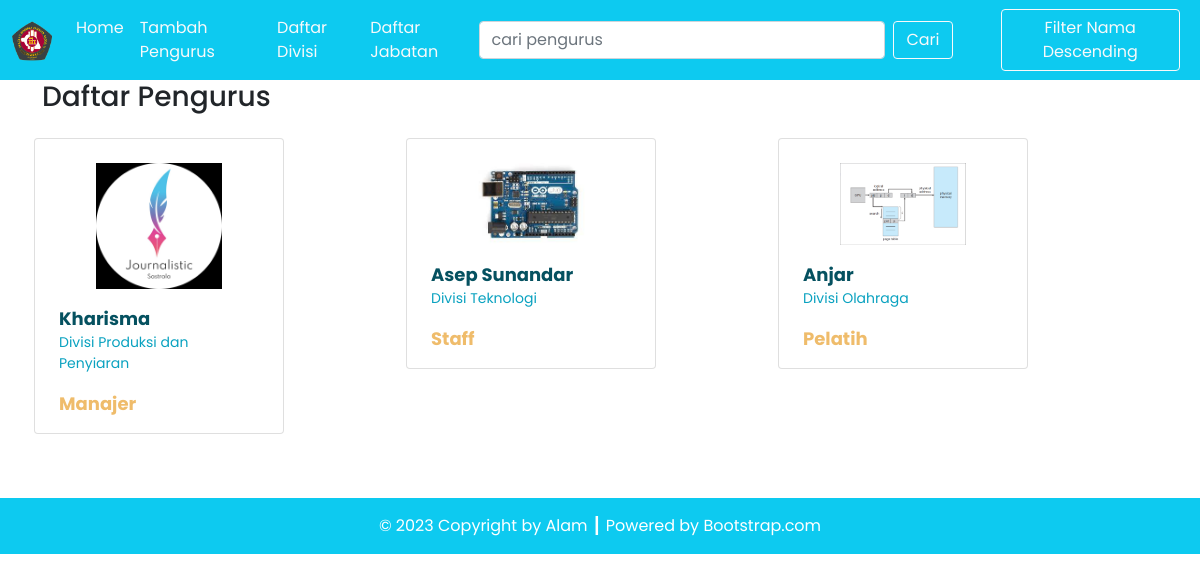
The page / on the database its author committed.
### tables this page shows
CREATE TABLE `pengurus` (
  `pengurus_id` int(11) NOT NULL,
  `pengurus_foto` varchar(255) DEFAULT NULL,
  `pengurus_nama` varchar(100) DEFAULT NULL,
  `pengurus_semester` int(2) DEFAULT NULL,
  `divisi_id` int(11) DEFAULT NULL,
  `jabatan_id` int(11) DEFAULT NULL
);

CREATE TABLE `divisi` (
  `divisi_id` int(11) NOT NULL,
  `divisi_nama` varchar(100) DEFAULT NULL
);

CREATE TABLE `jabatan` (
  `jabatan_id` int(11) NOT NULL,
  `jabatan_nama` varchar(50) DEFAULT NULL
);

### src/config/db.php (called while the page is built)
<?php
$DB_HOST = "localhost";
$DB_USERNAME = "root";
$DB_PASSWORD = "";
$DB_NAME = "db_esport";

### src/classes/DB.php (called while the page is built, shortened)
<?php
class DB
{
    private $hostname;
    private $username;
    private $password;
    private $dbname;
    private $conn;
    private $result;
    function __construct($hostname, $username, $password, $dbname)
    {
        $this->hostname = $hostname;
        $this->username = $username;
        $this->password = $password;
        $this->dbname = $dbname;
    }
    function open()
    {
        $this->conn = mysqli_connect($this->hostname, $this->username, $this->password, $this->dbname);
    }
    function execute($query)
    {
        $this->result = mysqli_query($this->conn, $query);
    }
    function getResult()
    {
        return mysqli_fetch_array($this->result);
    }
}

### src/classes/Pengurus.php (called while the page is built, shortened)
<?php
include('config/db.php');
class Pengurus extends DB
{
    function getPengurusJoin()
    {
        $query = "SELECT * FROM pengurus JOIN divisi ON pengurus.divisi_id=divisi.divisi_id JOIN jabatan ON pengurus.jabatan_id=jabatan.jabatan_id ORDER BY pengurus.pengurus_id";
        return $this->execute($query);
    }
}

### src/index.php (the view, shortened to what this page needs)
<?php
include('config/db.php');
include('classes/DB.php');
include('classes/Pengurus.php');
include('classes/Template.php');
$listPengurus = new Pengurus($DB_HOST, $DB_USERNAME, $DB_PASSWORD, $DB_NAME);
$listPengurus->open();
$listPengurus->getPengurusJoin();
if (isset($_POST['btn-cari'])) {
    $listPengurus->searchPengurus($_POST['cari']);
}
else if(isset($_POST['btn-filter']))
{
    $listPengurus->filterPengurus();
} else {
    $listPengurus->getPengurusJoin();
}
$data = null;
while ($row = $listPengurus->getResult()) {
    $data .= '<div class="col gx-2 gy-3 justify-content-center">' .
        '<div class="card pt-4 px-2 pengurus-thumbnail">
        <a href="detail.php?id=' . $row['pengurus_id'] . '">
            <div class="row justify-content-center">
                <img src="assets/images/' . $row['pengurus_foto'] . '" class="card-img-top" alt="' . $row['pengurus_foto'] . '">
            </div>
            <div class="card-body">
                <p class="card-text pengurus-nama my-0">' . $row['pengurus_nama'] . '</p>
                <p class="card-text divisi-nama">' . $row['divisi_nama'] . '</p>
                <p class="card-text jabatan-nama my-0">' . $row['jabatan_nama'] . '</p>
            </div>
        </a>
    </div>
    </div>';
}

### src/classes/Template.php (shortened to what this page needs)
<?php
class Template
{
    var $content = '';
    function __construct($filename = '')
    {
        $this->content = implode('', @file($filename));
    }
    function clear()
    {
        $this->content = preg_replace("/DATA_[A-Z|_|0-9]+/", "", $this->content);
    }
    function write()
    {
        print $this->content;
    }
    function replace($old = '', $new = '')
    {
        if (is_int($new)) {
            $value = sprintf("%d", $new);
        } elseif (is_float($new)) {
            $value = sprintf("%f", $new);
        } elseif (is_array($new)) {
            $value = '';
            foreach ($new as $item) {
                $value .= $item . ' ';
            }
        } else {
            $value = $new;
        }
        $this->content = preg_replace("/$old/", $value, $this->content);
    }
}

### rows shown on the page
pengurus: pengurus_foto (picture), pengurus_nama "Kharisma", divisi.divisi_nama "Divisi Produksi dan Penyiaran", jabatan.jabatan_nama "Manajer"
pengurus: pengurus_foto (picture), pengurus_nama "Asep Sunandar", divisi.divisi_nama "Divisi Teknologi", jabatan.jabatan_nama "Staff"
pengurus: pengurus_foto (picture), pengurus_nama "Anjar", divisi.divisi_nama "Divisi Olahraga", jabatan.jabatan_nama "Pelatih"
